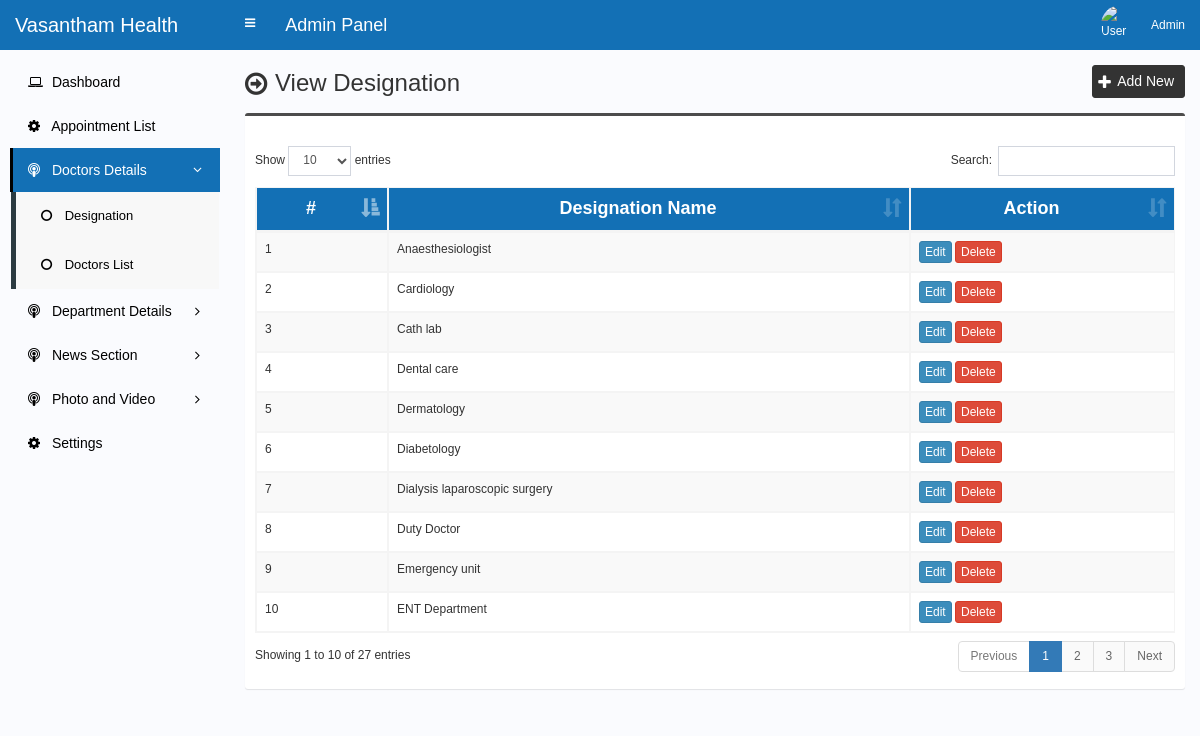
Screenshot of /backend/admin/designation.php (signed in) with the database file from the repository.
### tables this page shows
CREATE TABLE `designation` (
  `designation_id` int(11) NOT NULL,
  `designation_name` varchar(100) NOT NULL,
  `department_tamil` text DEFAULT NULL,
  `designation_detail` varchar(250) DEFAULT NULL
);

### backend/admin/designation.php (the view, shortened to what this page needs)
<?php require_once('header.php'); ?>
<section class="content-header">
	<div class="content-header-left">
		<h1>View Designation</h1>
	</div>
	<div class="content-header-right">
		<a href="designation-add.php" class="btn btn-primary btn-sm">Add New</a>
	</div>
</section>
<section class="content">
  <div class="row">
    <div class="col-md-12">
      <div class="box box-info">
        <div class="box-body table-responsive">
          <table id="example1" class="table table-bordered table-striped">
			<thead class="thead-style">
			    <tr>
			        <th>#</th>
			        <th>Designation Name</th>
			        <th>Action</th>
			    </tr>
			</thead>
            <tbody>
            	<?php
            	$i=0;
            	$statement = $pdo->prepare("SELECT * FROM designation ORDER BY designation_name ASC");
            	$statement->execute();
            	$result = $statement->fetchAll(PDO::FETCH_ASSOC);
            	foreach ($result as $row) {
            		$i++;
            		?>
					<tr>
	                    <td><?php echo $i; ?></td>
	                    <td><?php echo $row['designation_name']; ?></td>
	                    <td>
	                        <a href="designation-edit.php?id=<?php echo $row['designation_id']; ?>" class="btn btn-primary btn-xs">Edit</a>
	                        <a href="#" class="btn btn-danger btn-xs" data-href="designation-delete.php?id=<?php echo $row['designation_id']; ?>" data-toggle="modal" data-target="#confirm-delete">Delete</a>
	                    </td>
	                </tr>
            		<?php
            	}
            	?>
            </tbody>
          </table>
        </div>
      </div>
</section>
<?php require_once('footer.php'); ?>

### backend/admin/style.css (style rules this page uses)
body { font-size: 12px; font-family: 'verdana', sans-serif; }
.content-header>h1, .content-header .content-header-left h1 { font-family: 'verdana', sans-serif; }
.box-info { padding-top: 20px; }
.content-header { overflow: hidden; }
.content-header .content-header-left { float: left; padding-top: 5px; }
.content-header .content-header-right { float: right; }
.content-header .content-header-left h1 { margin-top: 0; margin-bottom: 0; padding-left: 30px; font-size: 24px; position: relative; }
.content-header .content-header-left h1:before { position: absolute; top: 0; left: 0; font-family: 'FontAwesome', sans-serif; font-size: 26px; content: '\f18e'; }
.content-header .content-header-right a { position: relative; padding-left: 24px; font-size: 14px; }
.content-header .content-header-right a:before { position: absolute; top: 4px; left: 5px; font-family: 'FontAwesome', sans-serif; font-size: 16px; content: '\f067'; }
.box.box-info { border-top-color: #4c4c4c; }
.content-header .content-header-right a { background-color: #333333; border-color: #333333; }
.thead-style { background-color: #1370b5; color: white; font-size: 1.8rem; padding: 1rem; text-align-last: center; text-transform: none; }

### rows the page displays
designation: designation_name "Anaesthesiologist"
designation: designation_name "Cardiology"
designation: designation_name "Cath lab"
designation: designation_name "Dental care"
designation: designation_name "Dermatology"
designation: designation_name "Diabetology"
designation: designation_name "Dialysis laparoscopic surgery"
designation: designation_name "Duty Doctor"
designation: designation_name "Emergency unit"
designation: designation_name "ENT Department"

### other values shown
$_SESSION['user']['full_name'] "Admin"
